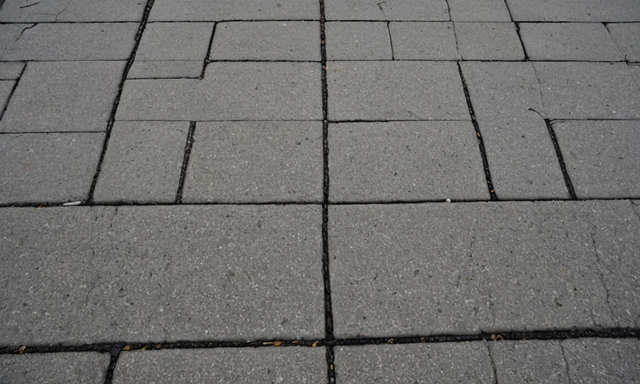
#> input picture docs/ai-workflows/paver-video-ai-2026-10-28/batch4-controls/surface-start.png, 640 x 384 px, found by its file name
$ python create-rigid-controls.py
#> lines starting #> are read from the running program, lines starting #| are printed output that depends on the picture; after the words box and inside, x2 and y2 are one past the last pixel; in counts of white or black regions, pixels touching at a corner belong together
import os,subprocess,json,numpy as np
from PIL import Image,ImageDraw,ImageFilter
D=os.path.dirname(__file__);W,H=640,384
src=Image.open(D+'/input/surface-start.png').convert('RGB');a=np.array(src);poly=[(326,119),(460,119),(478,204),(326,204)];s=3
#> further down, src is the input picture: PIL image 640x384 RGB; mean R, G, B 112.3, 111.4, 109.8
m=Image.new('L',(W,H),0);ImageDraw.Draw(m).polygon(poly,fill=255);patchmask=m.filter(ImageFilter.GaussianBlur(0.35));motion=[];regions=[]
#> after `m = Image.new('L', (W, H), 0)`: m: PIL image 640x384 L; every value is 0
#> after `ImageDraw.Draw(m).polygon(poly, fill=255)`:
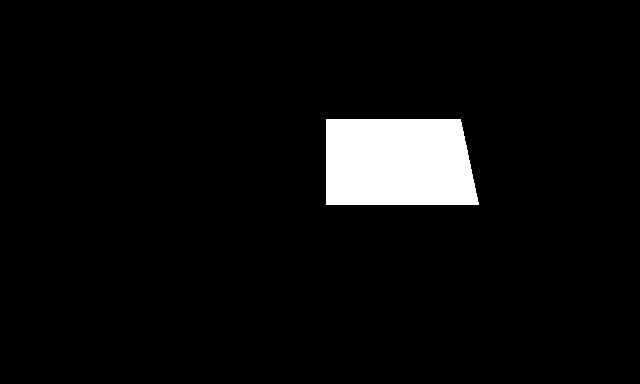
#> m: PIL image 640x384 L; 5% white; 1 white region, box (x1, y1, x2, y2) and area: (326, 119, 479, 205) 12384
for i in range(33):
 dy=round(5*i/32,3);shift=m.transform((W,H),Image.Transform.AFFINE,(1,0,0,0,1,-dy),resample=Image.Resampling.BILINEAR);mask=patchmask.transform((W,H),Image.Transform.AFFINE,(1,0,0,0,1,-dy),resample=Image.Resampling.BILINEAR)
 exposed=np.maximum(np.array(m,dtype=np.int16)-np.array(shift,dtype=np.int16),0).astype('uint8'); base=src.copy();base.paste((39,39,37),(0,0,W,H),Image.fromarray(exposed));moved=src.transform((W,H),Image.Transform.AFFINE,(1,0,0,0,1,-dy),resample=Image.Resampling.BILINEAR);base.paste(moved,(0,0),mask);motion.append(np.array(base));
 u=np.maximum(np.array(m),np.array(shift));react=Image.fromarray(u).filter(ImageFilter.MaxFilter(29));regions.append(np.repeat(np.array(react)[:,:,None],3,axis=2))
#> this loop made 33 passes
#> pass 1, `react = Image.fromarray(u).filter(ImageFilter.MaxFilter(29))`:
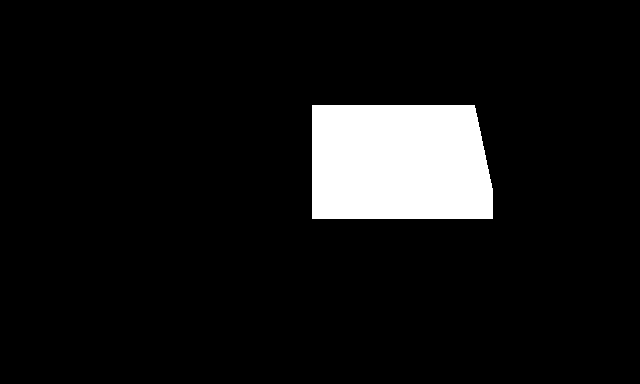
#> react: PIL image 640x384 L; 8.1% white; 1 white region, box (x1, y1, x2, y2) and area: (312, 105, 493, 219) 19860
#> after the loop:
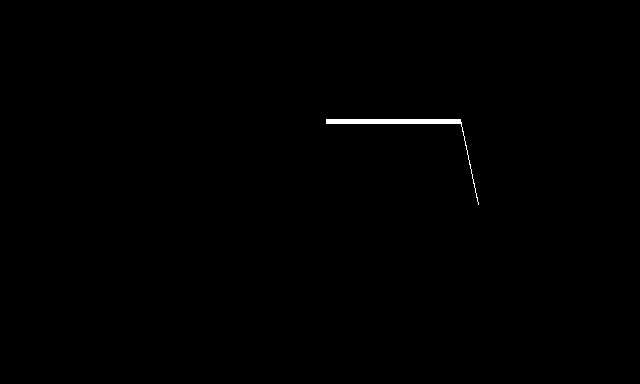
#> exposed: shape (384, 640); 0.31% white; 1 white region, box (x1, y1, x2, y2) and area: (326, 119, 479, 205) 763
#> after the loop:
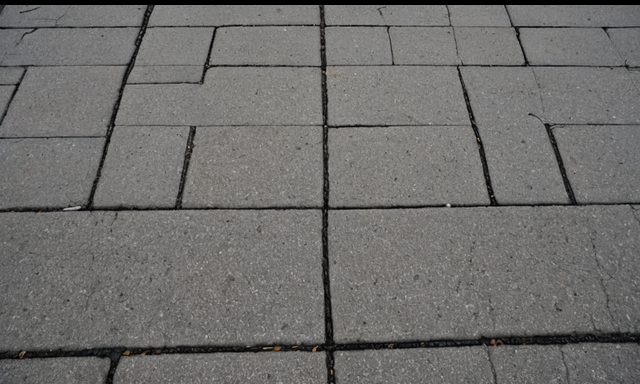
#> moved: PIL image 640x384 RGB; mean R, G, B 111, 110.1, 108.5
#> after the loop:
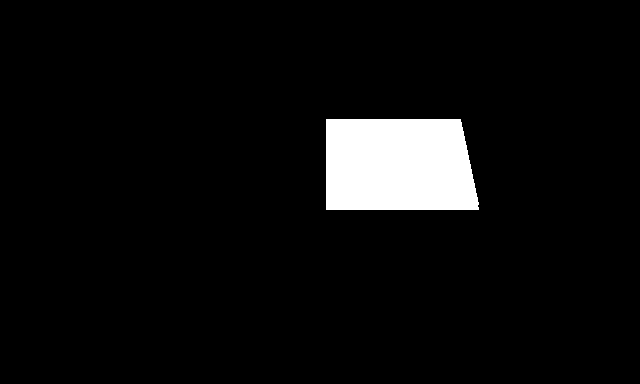
#> u: shape (384, 640); 5.3% white; 1 white region, box (x1, y1, x2, y2) and area: (326, 119, 479, 210) 13147
#> after the loop, motion = 33 items; regions = 33 items
Image.fromarray(motion[0]).save(D+'/controls/rigid-start.png');Image.fromarray(motion[16]).save(D+'/controls/rigid-middle.png');Image.fromarray(motion[-1]).save(D+'/controls/rigid-end.png');m.save(D+'/controls/paver-polygon.png');Image.fromarray(regions[-1]).save(D+'/controls/reactive-mask.png')
#> after `Image.fromarray(motion[0]).save(D + '/controls/rigid-start.png')`:
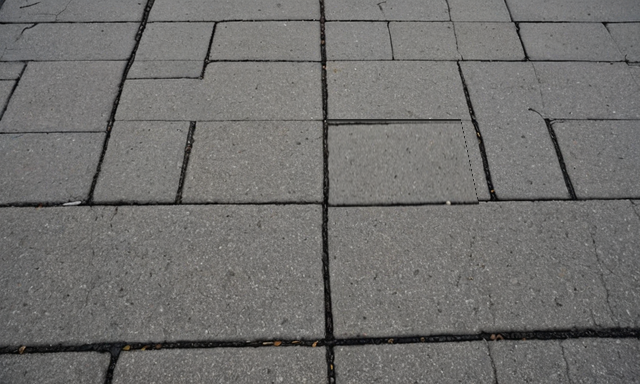
#> saved as rigid-middle.png: PIL image 640x384 RGB; mean R, G, B 112.2, 111.3, 109.6
#> after `Image.fromarray(motion[0]).save(D + '/controls/rigid-start.png')`:
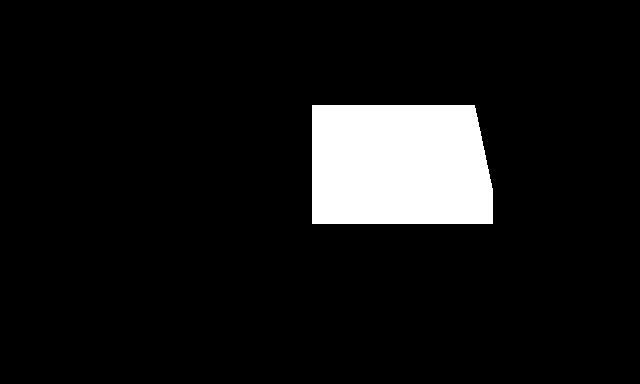
#> saved as reactive-mask.png: PIL image 640x384 RGB; 8.4% white; 1 white region, box (x1, y1, x2, y2) and area: (312, 105, 493, 224) 20765
def vid(frames,path):
#> (the run stopped early here; a loop or call above may not have finished)
